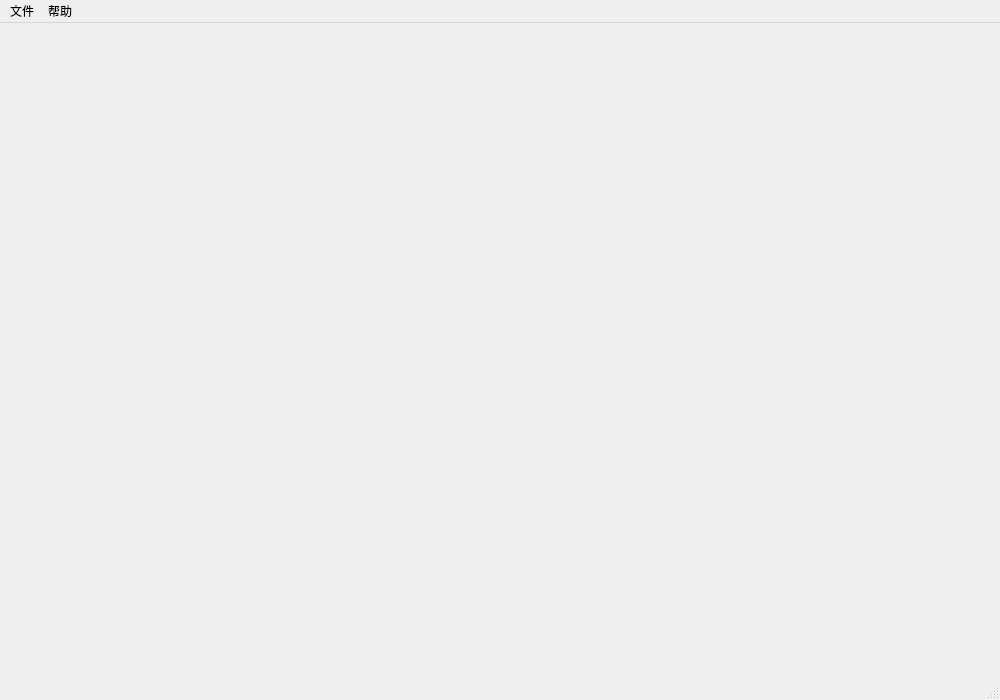
<?xml version="1.0" encoding="UTF-8"?>
<ui version="4.0">
 <class>MainWindow</class>
 <widget class="QMainWindow" name="MainWindow">
  <property name="geometry">
   <rect>
    <x>0</x>
    <y>0</y>
    <width>1000</width>
    <height>700</height>
   </rect>
  </property>
  <property name="windowTitle">
   <string>数据采集系统</string>
  </property>
  <widget class="QWidget" name="centralwidget">
   <widget class="QWidget" name="horizontalLayoutWidget">
    <property name="geometry">
     <rect>
      <x>0</x>
      <y>0</y>
      <width>981</width>
      <height>651</height>
     </rect>
    </property>
    <layout class="QHBoxLayout" name="centralLayout">
     <item>
      <layout class="QVBoxLayout" name="rightLayout">
       <item>
        <layout class="QGridLayout" name="plotLayout"/>
       </item>
       <item>
        <layout class="QHBoxLayout" name="dashboardsLayout">
         <item>
          <layout class="QGridLayout" name="dash1Layout"/>
         </item>
         <item>
          <layout class="QGridLayout" name="dash2Layout"/>
         </item>
         <item>
          <layout class="QGridLayout" name="dash3Layout"/>
         </item>
         <item>
          <layout class="QGridLayout" name="dash4Layout"/>
         </item>
        </layout>
       </item>
      </layout>
     </item>
     <item>
      <layout class="QVBoxLayout" name="leftLayout">
       <item>
        <layout class="QGridLayout" name="instrumentLayout"/>
       </item>
       <item>
        <layout class="QGridLayout" name="optionLayout"/>
       </item>
      </layout>
     </item>
    </layout>
   </widget>
  </widget>
  <widget class="QMenuBar" name="menubar">
   <property name="geometry">
    <rect>
     <x>0</x>
     <y>0</y>
     <width>1000</width>
     <height>18</height>
    </rect>
   </property>
   <widget class="QMenu" name="menu_File">
    <property name="title">
     <string>文件</string>
    </property>
    <addaction name="action_Exit"/>
   </widget>
   <widget class="QMenu" name="menu_Help">
    <property name="title">
     <string>帮助</string>
    </property>
    <addaction name="action_About"/>
   </widget>
   <addaction name="menu_File"/>
   <addaction name="menu_Help"/>
  </widget>
  <widget class="QStatusBar" name="statusbar"/>
  <action name="action_Exit">
   <property name="text">
    <string>退出</string>
   </property>
  </action>
  <action name="action_About">
   <property name="text">
    <string>关于</string>
   </property>
  </action>
 </widget>
 <resources/>
 <connections/>
</ui>
